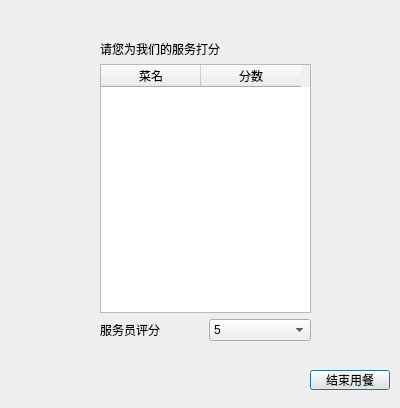
<?xml version="1.0" encoding="UTF-8"?>
<ui version="4.0">
 <class>ui_score</class>
 <widget class="QDialog" name="ui_score">
  <property name="geometry">
   <rect>
    <x>0</x>
    <y>0</y>
    <width>400</width>
    <height>408</height>
   </rect>
  </property>
  <property name="windowTitle">
   <string>Dialog</string>
  </property>
  <widget class="QPushButton" name="pushButton">
   <property name="geometry">
    <rect>
     <x>310</x>
     <y>370</y>
     <width>80</width>
     <height>20</height>
    </rect>
   </property>
   <property name="text">
    <string>结束用餐</string>
   </property>
  </widget>
  <widget class="QWidget" name="verticalLayoutWidget">
   <property name="geometry">
    <rect>
     <x>100</x>
     <y>40</y>
     <width>211</width>
     <height>301</height>
    </rect>
   </property>
   <layout class="QVBoxLayout" name="verticalLayout">
    <item>
     <widget class="QLabel" name="label">
      <property name="styleSheet">
       <string notr="true">font: 12pt &quot;Adobe 楷体 Std R&quot;;
font: 14pt &quot;Adobe 楷体 Std R&quot;;</string>
      </property>
      <property name="text">
       <string>请您为我们的服务打分</string>
      </property>
     </widget>
    </item>
    <item>
     <widget class="QTableWidget" name="tableWidget">
      <column>
       <property name="text">
        <string>菜名</string>
       </property>
      </column>
      <column>
       <property name="text">
        <string>分数</string>
       </property>
      </column>
     </widget>
    </item>
    <item>
     <layout class="QHBoxLayout" name="horizontalLayout">
      <item>
       <widget class="QLabel" name="label_2">
        <property name="text">
         <string>服务员评分</string>
        </property>
       </widget>
      </item>
      <item>
       <widget class="QComboBox" name="comboBox">
        <item>
         <property name="text">
          <string>5</string>
         </property>
        </item>
        <item>
         <property name="text">
          <string>4</string>
         </property>
        </item>
        <item>
         <property name="text">
          <string>3</string>
         </property>
        </item>
        <item>
         <property name="text">
          <string>2</string>
         </property>
        </item>
        <item>
         <property name="text">
          <string>1</string>
         </property>
        </item>
        <item>
         <property name="text">
          <string>0</string>
         </property>
        </item>
       </widget>
      </item>
     </layout>
    </item>
   </layout>
  </widget>
 </widget>
 <resources/>
 <connections/>
</ui>
